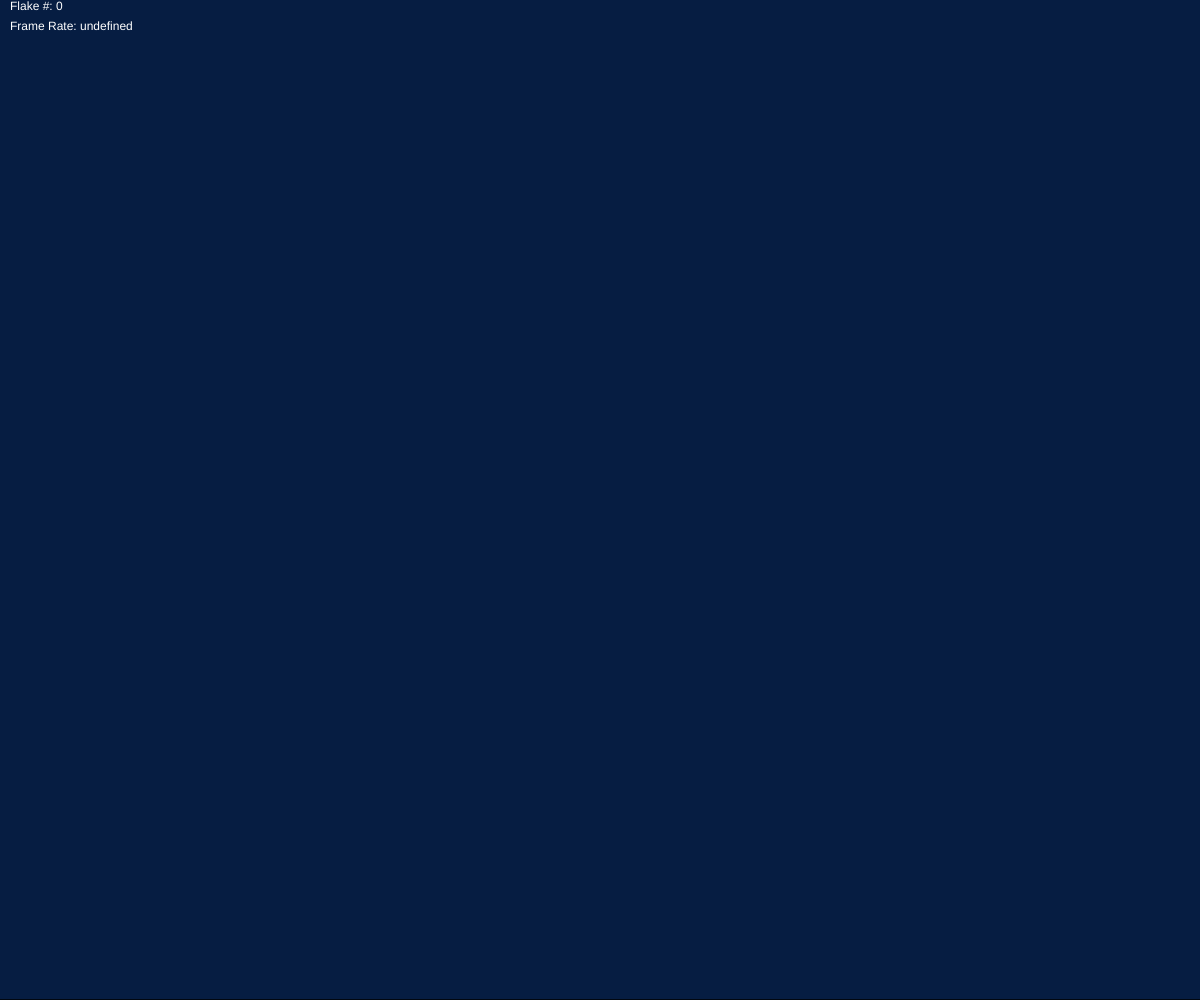
Frame 1 (no input)
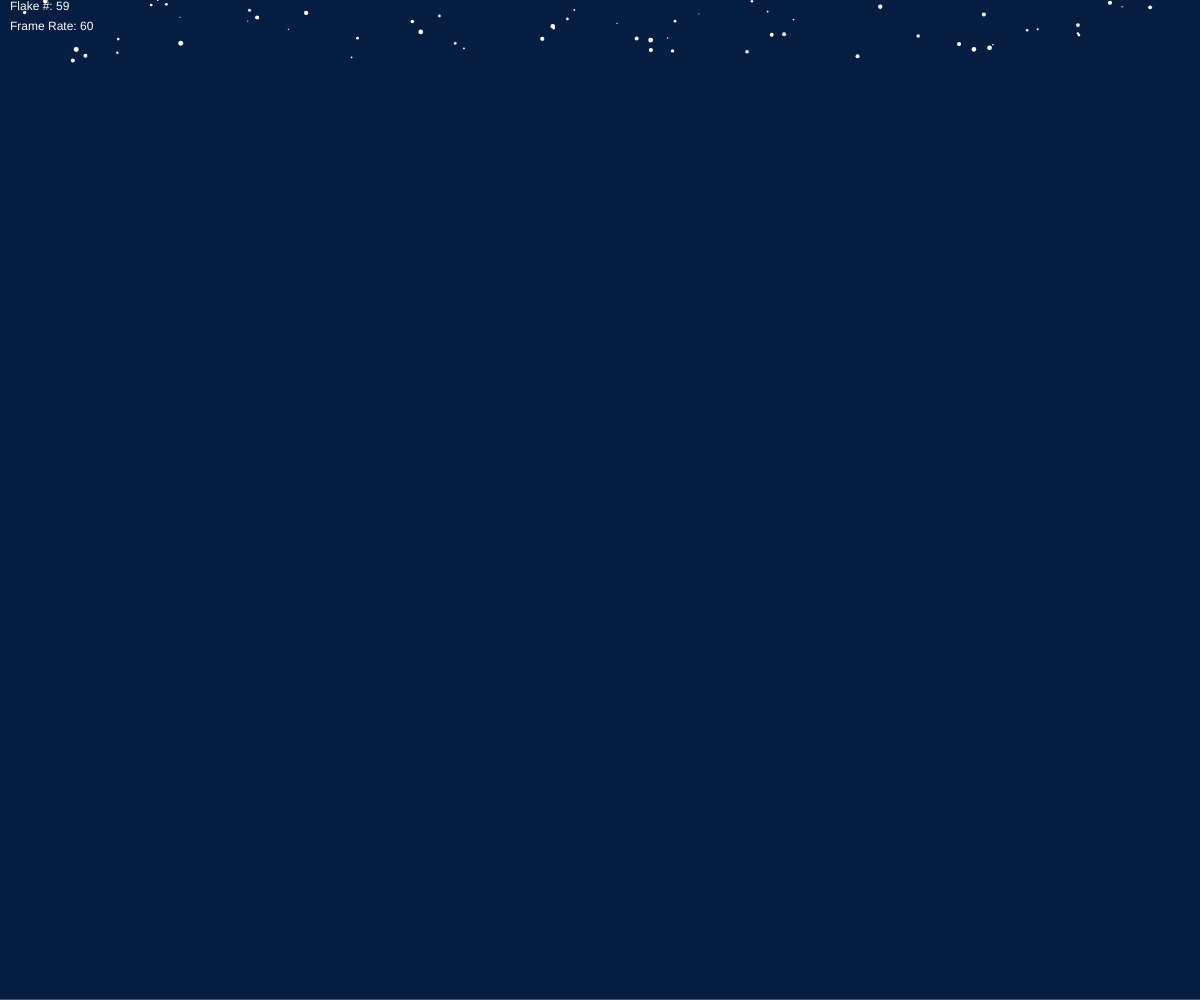
Frame 60 (no input)
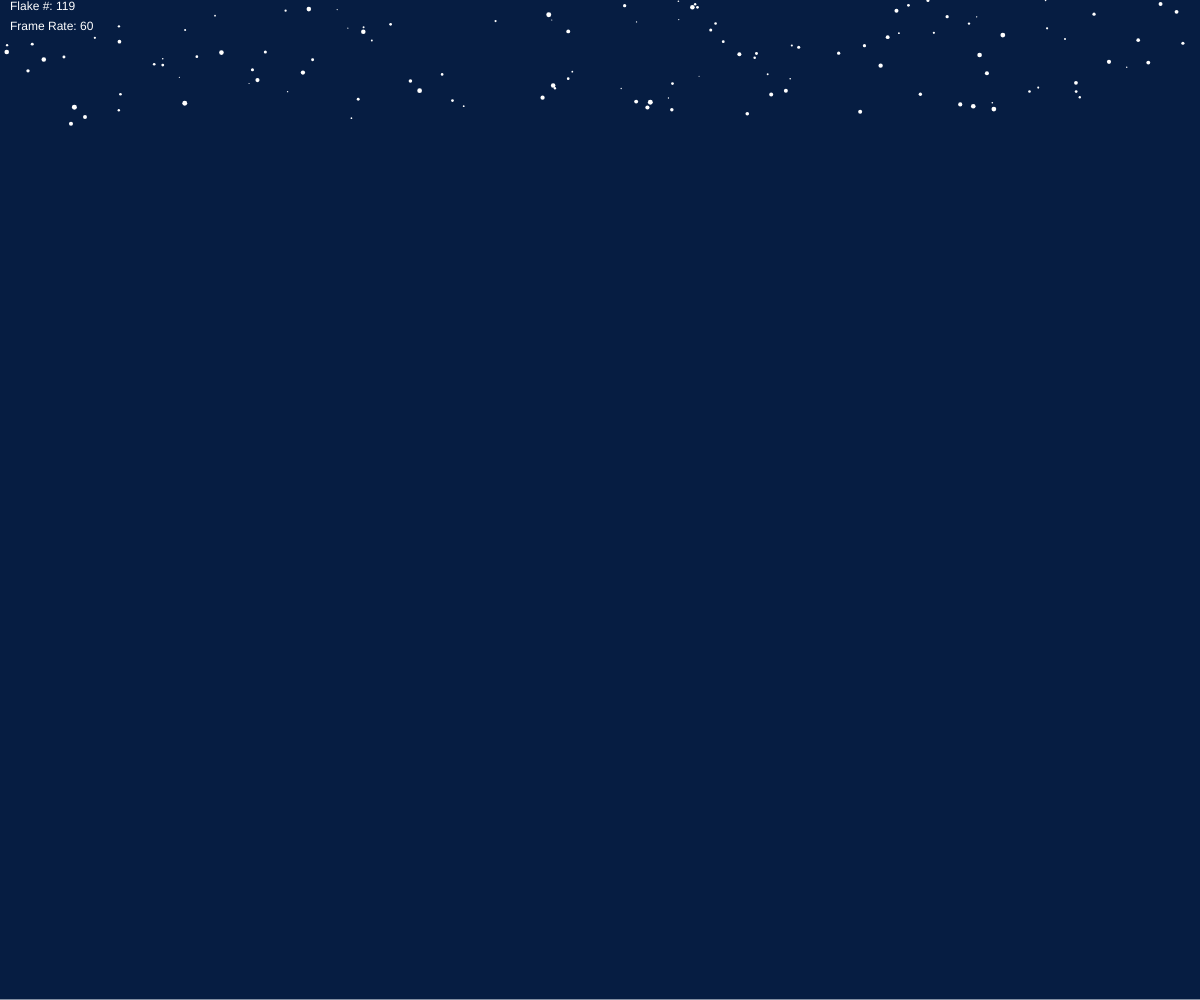
Frame 120 (the mouse pressed at the canvas centre since frame 60)

The p5.js sketch that drew these frames (run headless with seeded random() and noise() and a simulated clock; from frame 60 on, the mouse is pressed at the canvas centre):

// p5.js sketch
// ── sketch.js
var snowflakes = [];
var yFloor = 0;
var count = 0;
var framez;

function setup() {
  createCanvas(windowWidth, windowHeight);
  //for (var i = 0; i < 500; i++) {
  //snowflakes.push(new Snowflake());
  //}
}

function draw() {
  background(6, 29, 66);
  fill(255);
  if (count == 20) {
    framez = round(frameRate());
    count = 0;
  }
  count++;
  text("Frame Rate: " + framez, 10, 30);
  text("Flake #: " + snowflakes.length, 10, 10);
  rect(0, height - yFloor, width, yFloor);
  for (var i = 0; i < snowflakes.length; i++) {
    snowflakes[i].move();
    snowflakes[i].display();
    if (snowflakes[i].life > 40) {
      snowflakes.splice(i, 1);
    }
  }
  s = new Snowflake();
  s.y = -1;
  snowflakes.push(s);
  yFloor += 0.005;
}

function windowResized() {
  resizeCanvas(windowWidth, windowHeight);
}

function Snowflake() {
  this.x = random(width);
  this.y = random(height);
  this.diameter = random(1, 5);
  this.speed = 0.5;
  this.life = 0;

  this.move = function() {
    if (this.y < height - yFloor) {
      //this.y = 0;
      this.y++;
      this.x += random(-this.speed, this.speed);
      this.y += random(-this.speed, this.speed);
    } else {
      this.life += 0.1;
    }

  };

  this.display = function() {
    noStroke();
    ellipse(this.x, this.y, this.diameter, this.diameter);
  };
}
